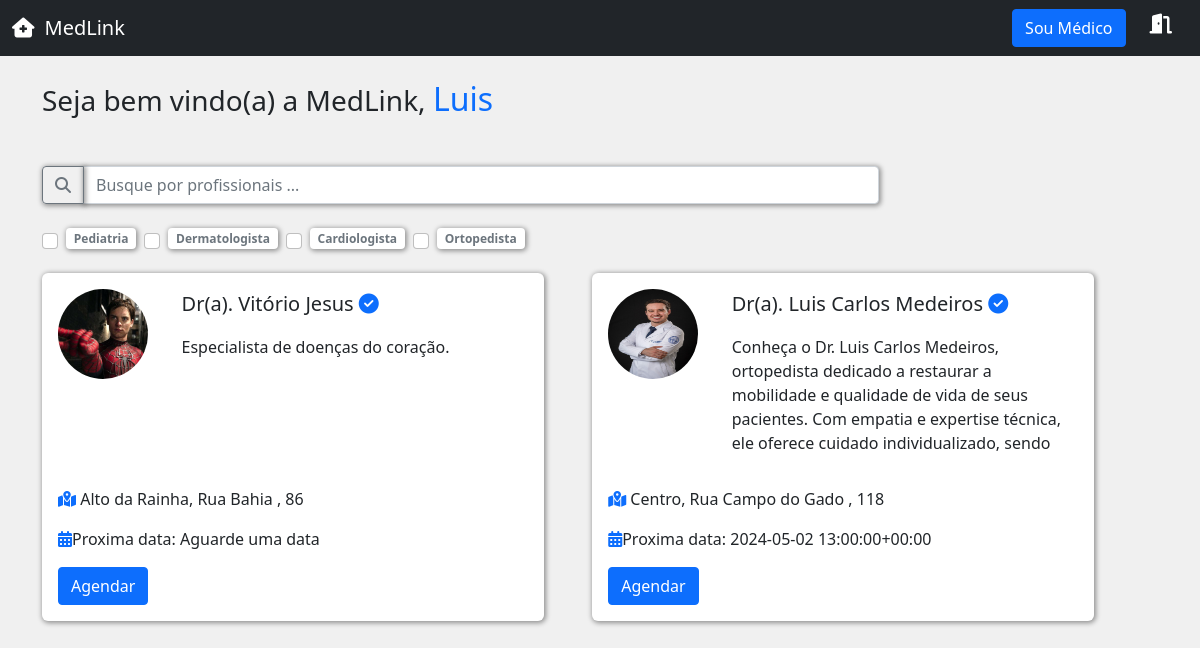
The page /pacientes/home/ (signed in) on the database its author committed.
### medico/models.py (models this page shows, shortened)
class Especialidade(models.Model):
    especialidade = models.CharField(max_length=100)

class DadosMedico(models.Model):
    crm = models.CharField(max_length=50)
    nome = models.CharField(max_length=100)
    cep = models.CharField(max_length=15)
    rua = models.CharField(max_length=100)
    bairro = models.CharField(max_length=100)
    numero = models.IntegerField()
    rg = models.ImageField(upload_to='rgs')
    cedula_identidade_medica = models.ImageField(upload_to='cim')
    foto = models.ImageField(upload_to='fotos-perfil')
    descricao = models.TextField()
    valor_consulta = models.FloatField(default=100)
    user = models.ForeignKey(User, on_delete=models.DO_NOTHING)
    especialidade = models.ForeignKey(Especialidade, on_delete=models.DO_NOTHING)
    @property #esse metodo, torna-se um atributo da class DadosMedico
    def proxima_data(self):
        proxima_data = DatasAbertas.objects.filter(user=self.user).filter(data__gt=datetime.now()).filter(agendado=False).order_by('data').first()
        return proxima_data

class DatasAbertas(models.Model):
    data = models.DateTimeField()
    user = models.ForeignKey(User, on_delete=models.DO_NOTHING)
    agendado = models.BooleanField(default=False)
    def __str__(self):
        return str(self.data)

### pacientes/views.py (the view)
# urls.py: path('home/', views.HomePaciente , name = 'home'),
@login_required
def HomePaciente(request):
    if request.method == 'GET':
        filtrar_medico = request.GET.get('medico')
        filtrar_especialidade = request.GET.getlist('especialidades')
        medicos = DadosMedico.objects.all()
        if filtrar_medico:
            medicos = medicos.filter(nome__icontains=filtrar_medico)
        if filtrar_especialidade:
            medicos = medicos.filter(especialidade_id__in=filtrar_especialidade)
        especialidades = Especialidade.objects.all()
        return render (request,'home_paciente.html',{'especialidade':especialidades , 'medicos':medicos , 'is_medico':is_medico(request.user)})

### medico/models.py (called while the page is built)
def is_medico(user):
    return DadosMedico.objects.filter(user=user).exists()

### pacientes/templates/home_paciente.html (shortened to what this page needs)
{% extends 'base.html' %}
{% load static %}
{% block 'head' %}
    <link rel="stylesheet" href="{% static 'usuarios/css/style.css' %}">
    <link rel="stylesheet" href="{% static 'medicos/css/cadastro_medicos.css' %}">
    <link rel="stylesheet" href="{% static 'geral/css/base.css' %}">
    <link rel="stylesheet" href="https://cdnjs.cloudflare.com/ajax/libs/font-awesome/6.5.2/css/all.min.css" />
{% endblock %}
{%block 'body'%}
    {%block 'header'%}
        <nav class="navbar navbar-dark bg-dark">
            <div class="container-fluid">
                <a href="{% url 'home' %}" class="navbar-brand">
                    <i class="fa-solid fa-house-medical"></i>MedLink
                </a>
                <div class="right-navbar d-flex gap-4">
                    <a href=" {% url 'cadastro_medico' %} ">
                        <button class="btn btn-primary" type="submit">Sou Médico</button>
                    </a>
                    <abbr title="Sair">
                        <a class="navbar-brand" href=" {% url 'logout' %} ">
                            <i class="fa-solid fa-door-open"></i>
                        </a>
                    </abbr>
                </div>
            </div>
        </nav>
    {%endblock%}
    <div class="container">
        <div class="title-home mt-4">
            <h3>Seja bem vindo(a) a MedLink, <span class="text-primary fs-2"> {{request.user}} </span></h3>
        </div>
        <form action="{% url 'home' %}" method="GET">
            <div class="input-group mb-3 mt-5 w-75">
                <button class="btn btn-outline-secondary shadow-main-color" type="submit" id="button-addon1"> <i class="fa-solid fa-magnifying-glass"></i> </button>
                <input name="medico" type="text" class="form-control shadow-main-color" placeholder="Busque por profissionais ..." aria-describedby="button-addon1">
            </div>
            <div class="especialidade-check d-flex align-items-center mt-4 gap-2">
                {% for item in especialidade %}
                    <input class="form-check-input" type="checkbox" value="{{ item.id }}" name="especialidades" >
                    <span class="badge bg-white text-secondary shadow-main-color">
                        {{ item.especialidade }}
                    </span>
                {% endfor %}
            </div>
            <div class="lista-medicos d-flex gap-5 mt-4">
                {% for medico in medicos %}
                <div class="card-medico shadow-main-color">
                    <div class="row">
                        <div class="col-md-3">
                            <img src=" {{ medico.foto.url }} " class="ft-perfil-card">
                        </div>
                        <div class="col-md">
                            <p style="font-size:20px" >
                                Dr(a). {{ medico.nome }}
                                <i class="fa-solid fa-circle-check text-primary"></i>
                            </p>
                            <p class="p-descricaoMedico" >{{ medico.descricao }}</p>
                        </div>
                    </div>
                        <p class="mt-3">
                            <i class="fa-solid fa-map-location-dot text-primary"></i>
                            {{ medico.bairro }}, {{ medico.rua }} , {{ medico.numero }}
                        </p>
                        <p class="mt-3">
                            <i class="fa-solid fa-calendar-days text-primary"></i>Proxima data:
                            {% if medico.proxima_data %}
                                {{medico.proxima_data}}
                            {%else %}
                                Aguarde uma data
                            {%endif%}
                        </p>
                        <a href="{% url 'escolher_horario' medico.id %}" class="btn btn-primary">Agendar</a>
                </div>
                {% endfor %}
            </div>
        </form>
    </div>
{%endblock%}

### templates/static/usuarios/css/style.css (style rules this page uses)
.navbar-brand { display:flex; align-items: center; gap: 10px; cursor:pointer; }
body { background-color: #f0f0f0; }
.card-medico { width: 45%; background: white; padding:16px; border-radius: 6px; }
.ft-perfil-card { width: 90px; height: 90px; border-radius:45px; }
.p-descricaoMedico { overflow-y: auto; height:120px; }

### templates/static/medicos/css/cadastro_medicos.css (style rules this page uses)
.shadow-main-color { box-shadow: 1px 1px 5px 1px rgba(0, 0, 0, 0.4); }

### rows shown on the page
Especialidade: especialidade "Pediatria"
Especialidade: especialidade "Dermatologista"
Especialidade: especialidade "Cardiologista"
Especialidade: especialidade "Ortopedista"
DadosMedico: foto (picture), nome "Vitório Jesus", descricao "Especialista de doenças do coração.", bairro "Alto da Rainha", rua "Rua Bahia", numero "86", shows "Aguarde uma data"
DadosMedico: foto (picture), nome "Luis Carlos Medeiros", descricao "Conheça o Dr. Luis Carlos Medeiros, ortopedista dedicado a restaurar a mobilidade e qualidade de vida de seus pacientes. Com empatia e expertise técnica, ele oferece cuidado individualizado, sendo…", bairro "Centro", rua "Rua Campo do Gado", numero "118", proxima_data "2024-05-02 13:00:00+00:00"

### other values the page prints
{{ request.user }} "Luis"
